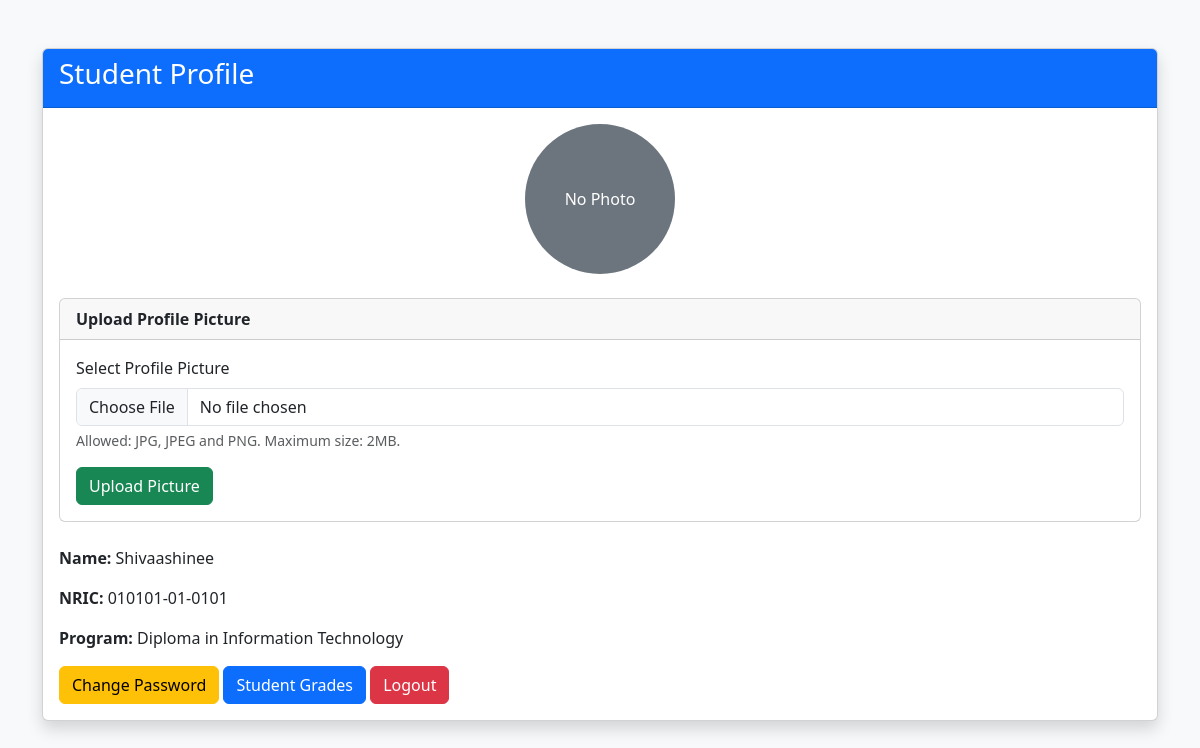
The page /profile.php (signed in) on the database its author committed.
### tables this page shows
CREATE TABLE `users` (
  `id` int(11) NOT NULL,
  `name` varchar(100) NOT NULL,
  `nric` varchar(20) NOT NULL,
  `program` varchar(100) NOT NULL,
  `password` varchar(255) NOT NULL
);

### controllers/ProfileController.php (called while the page is built, shortened)
<?php
require_once __DIR__ . "/../models/User.php";
class ProfileController
{
    private $userModel;
    public function __construct()
    {
        $database = new Database();
        $db = $database->connect();
        $this->userModel = new User($db);
    }
    public function getProfile($userId)
    {
        return $this->userModel->getUserById($userId);
    }
}
?>

### models/User.php (called while the page is built, shortened)
<?php
class User
{
    private $conn;
    public function __construct($db)
    {
        $this->conn = $db;
    }
    public function getUserById($id)
    {
        $sql = "SELECT * FROM users WHERE id = ?";
        $stmt = $this->conn->prepare($sql);
        $stmt->bind_param("i", $id);
        $stmt->execute();
        return $stmt->get_result()->fetch_assoc();
    }
}
?>

### profile.php (the view, shortened to what this page needs)
<?php
require_once "models/User.php";
require_once "controllers/ProfileController.php";
$profileController = new ProfileController();
$user = $profileController->getProfile(
    $_SESSION["user_id"]
);
?>
<!DOCTYPE html>
<html>
<head>
    <link
        href="https://cdn.jsdelivr.net/npm/bootstrap@5.3.3/dist/css/bootstrap.min.css"
        rel="stylesheet">
</head>
<body class="bg-light">
<div class="container mt-5">
    <div class="card shadow">
        <div class="card-header bg-primary text-white">
            <h3>Student Profile</h3>
        </div>
        <div class="card-body">
            <div class="text-center mb-4">
                <?php if (!empty($user["profile_picture"])): ?>
                    <img
                        src="uploads/<?php echo htmlspecialchars($user["profile_picture"]); ?>"
                        alt="Profile Picture"
                        width="150"
                        height="150"
                        class="rounded-circle border"
                        style="object-fit: cover;"
                    >
                <?php else: ?>
                    <div
                        class="rounded-circle bg-secondary text-white d-flex align-items-center justify-content-center mx-auto"
                        style="width:150px; height:150px;"
                    >
                        No Photo
                    </div>
                <?php endif; ?>
            </div>
            <div class="card mb-4">
                <div class="card-header">
                    <strong>Upload Profile Picture</strong>
                </div>
                <div class="card-body">
                    <form
                        method="POST"
                        enctype="multipart/form-data"
                    >
                        <div class="mb-3">
                            <label
                                for="profile_picture"
                                class="form-label"
                            >
                                Select Profile Picture
                            </label>
                            <input
                                type="file"
                                name="profile_picture"
                                id="profile_picture"
                                class="form-control"
                                accept=".jpg,.jpeg,.png"
                                required
                            >
                            <div class="form-text">
                                Allowed: JPG, JPEG and PNG.
                                Maximum size: 2MB.
                            </div>
                        </div>
                        <button
                            type="submit"
                            class="btn btn-success"
                        >
                            Upload Picture
                        </button>
                    </form>
                </div>
            </div>
            <p>
                <strong>Name:</strong>
                <?php echo htmlspecialchars($user["name"]); ?>
            </p>
            <p>
                <strong>NRIC:</strong>
                <?php echo htmlspecialchars($user["nric"]); ?>
            </p>
            <p>
                <strong>Program:</strong>
                <?php echo htmlspecialchars($user["program"]); ?>
            </p>
            <a
                href="change_password.php"
                class="btn btn-warning">
                Change Password
            </a>
            <a
                href="students.php"
                class="btn btn-primary">
                Student Grades
            </a>
            <a
                href="logout.php"
                class="btn btn-danger">
                Logout
            </a>
        </div>
    </div>
</div>
</body>
</html>

### rows shown on the page
users: name "Shivaashinee", nric "010101-01-0101", program "Diploma in Information Technology"
